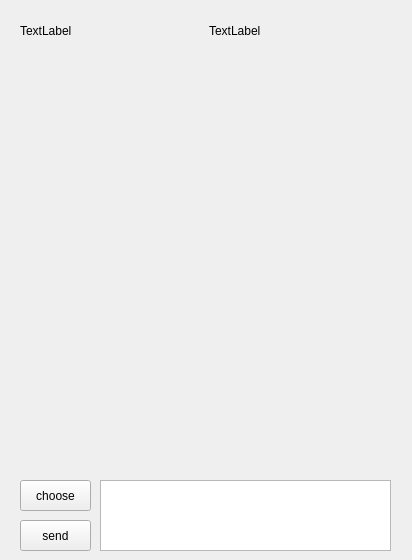
<?xml version="1.0" encoding="UTF-8"?>
<ui version="4.0">
 <class>Conversation</class>
 <widget class="QWidget" name="Conversation">
  <property name="geometry">
   <rect>
    <x>0</x>
    <y>0</y>
    <width>412</width>
    <height>560</height>
   </rect>
  </property>
  <property name="windowTitle">
   <string>Form</string>
  </property>
  <widget class="QWidget" name="horizontalLayoutWidget">
   <property name="geometry">
    <rect>
     <x>20</x>
     <y>10</y>
     <width>371</width>
     <height>41</height>
    </rect>
   </property>
   <layout class="QHBoxLayout" name="horizontalLayout">
    <item>
     <widget class="QLabel" name="label_picture">
      <property name="text">
       <string>TextLabel</string>
      </property>
     </widget>
    </item>
    <item>
     <widget class="QLabel" name="label_name">
      <property name="text">
       <string>TextLabel</string>
      </property>
     </widget>
    </item>
   </layout>
  </widget>
  <widget class="QWidget" name="verticalLayoutWidget">
   <property name="geometry">
    <rect>
     <x>20</x>
     <y>60</y>
     <width>371</width>
     <height>411</height>
    </rect>
   </property>
   <layout class="QVBoxLayout" name="verticalLayout_messages"/>
  </widget>
  <widget class="QPushButton" name="pushButton_send">
   <property name="geometry">
    <rect>
     <x>20</x>
     <y>520</y>
     <width>71</width>
     <height>31</height>
    </rect>
   </property>
   <property name="text">
    <string>send</string>
   </property>
  </widget>
  <widget class="QTextEdit" name="textEdit_text">
   <property name="geometry">
    <rect>
     <x>100</x>
     <y>480</y>
     <width>291</width>
     <height>71</height>
    </rect>
   </property>
  </widget>
  <widget class="QPushButton" name="pushButton_chooseImage">
   <property name="geometry">
    <rect>
     <x>20</x>
     <y>480</y>
     <width>71</width>
     <height>31</height>
    </rect>
   </property>
   <property name="text">
    <string>choose</string>
   </property>
  </widget>
 </widget>
 <resources/>
 <connections/>
</ui>
